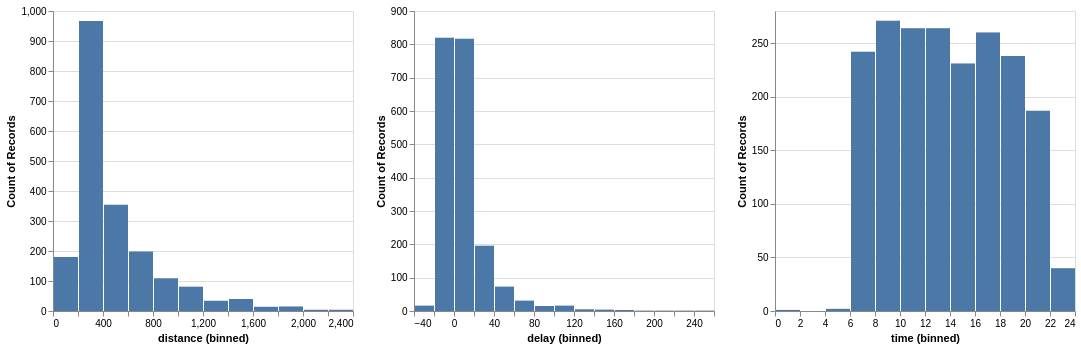

Specify this chart in Vega-Lite:
### Vega-Lite specification from a JSON file in a GitHub repository (floating-point values rounded to 4 significant figures; data arrays with more than 128 entries replaced by an {"elided": "..."} marker saying what was removed)
{"$schema": "https://vega.github.io/schema/vega-lite/v4.json", "data": {"format": {"parse": {"date": "date"}}, "values": {"elided": "2000 records"}}, "transform": [{"calculate": "hours(datum.date)", "as": "time"}], "repeat": {"column": ["distance", "delay", "time"]}, "spec": {"layer": [{"selection": {"brush": {"type": "multi", "encodings": ["x"]}}, "mark": "bar", "encoding": {"x": {"field": {"repeat": "column"}, "bin": {"maxbins": 20}}, "y": {"aggregate": "count"}, "color": {"value": "#ddd"}}}, {"transform": [{"filter": {"selection": "brush"}}], "mark": "bar", "encoding": {"x": {"field": {"repeat": "column"}, "bin": {"maxbins": 20}}, "y": {"aggregate": "count"}}}]}}
